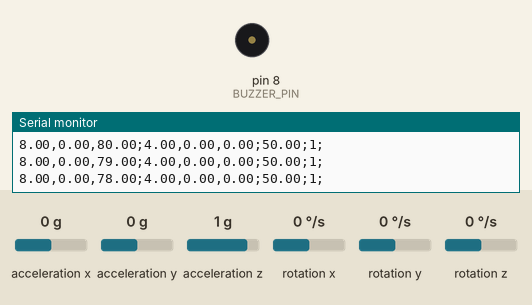
A sketch run on a simulated Arduino Uno, built with avr-gcc and run on an emulated ATmega328P. Parts: buzzer (waves = sounding), the last lines printed to the serial monitor. Inputs (shaded band) come from the test bench; at power-on: acceleration y 0 g, acceleration z 1 g, acceleration x 0 g, rotation x 0 °/s, rotation y 0 °/s, rotation z 0 °/s. Random numbers use the default seed unless the sketch sets one.

Above: at 1.2 s.
1.3 s: acceleration y set to -1.4 g
At 1.9 s:
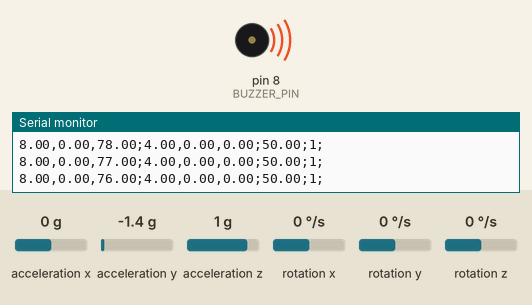
3.5 s: acceleration z set to 0 g
6.5 s: acceleration z set to -0.3 g
At 7.6 s:
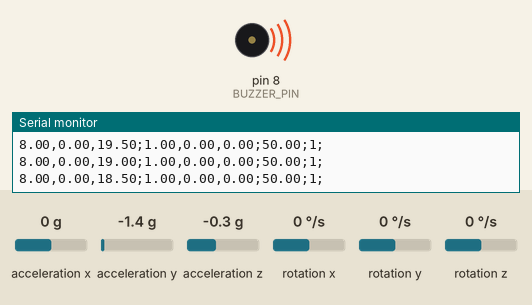
Timing chart, 0 to 15.5 s (numbered marks = the images above; inputs shaded):
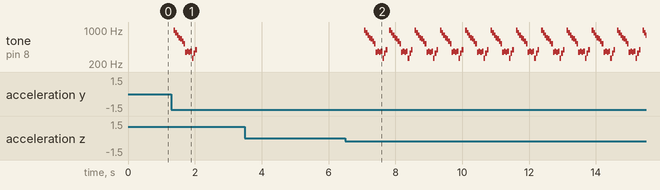

The sketch:

arduino_game_with_gestures.ino
```cpp
#include <Wire.h>
#include "I2Cdev.h"
#include "MPU6050.h"
#include "pitches.h"

//######### game constants BEGIN #############
const int MPU_addr=0x68;  // I2C address of the MPU-6050
#define BOARD_WIDTH 10
#define BOARD_HEIGHT 100
#define OBJECT_NUM 8
#define MIN_TIME_BETWEEN_SAME_GESTURES 2000
#define BUZZER_PIN 8
#define MAX_POINTS 100
#define TONE_DELAY 50
//######### game constants END #############

//######### gesture recognition constants BEGIN #############
//#if I2CDEV_IMPLEMENTATION == I2CDEV_ARDUINO_WIRE
//#include "Wire.h"
//#endif
// class default I2C address is 0x68
// specific I2C addresses may be passed as a parameter here
// AD0 low = 0x68 (default for InvenSense evaluation board)
// AD0 high = 0x69
MPU6050 accelgyro;
//MPU6050 accelgyro(0x69); // <-- use for AD0 high
int16_t ax, ay, az;
int16_t gx, gy, gz;

//float left_melody= NOTE_F4;
//float spacial_melody= NOTE_C6;
//float right_melody = NOTE_A4;
float good_melody []={NOTE_C4,NOTE_E4,NOTE_G4};
#define good_duration 300
#define bad_duration 150
#define special_duration 50
float bad_melody []={NOTE_F4,NOTE_FS4,NOTE_F4,NOTE_FS4};

float special_gest_melody[]={  NOTE_B5,NOTE_A5,NOTE_G5,NOTE_F5,NOTE_E5,NOTE_D5,NOTE_C5,};
//NOTE_B4,NOTE_A4,NOTE_G4,NOTE_F4,NOTE_E4,NOTE_D4,NOTE_C4};

#ifdef DEBUG
 #define DEBUG_PRINT(x)  Serial.print (x)
 #define DEBUG_PRINTLN(x)  Serial.println (x)
#else
 #define DEBUG_PRINT(x)
 #define DEBUG_PRINTLN(x)
#endif

#define USE_ACCEL 3
// #define USE_GYRO 3

// Leds pins
#define POINTS_FAC 10

uint16_t lastReport;

const int numReadings = 25;

#if defined(USE_ACCEL) && defined(USE_GYRO)
const int numAxis = USE_ACCEL + USE_GYRO;
const int AX = 0;
const int AY = 1;
const int AZ = 2;
const int GX = 3;
const int GY = 4;
const int GZ = 5;
#elif defined(USE_ACCEL)
const int numAxis = USE_ACCEL;
const int AX = 0;
const int AY = 1;
const int AZ = 2;
#elif defined(USE_GYRO)
const int numAxis = USE_GYRO;
const int GX = 0;
const int GY = 1;
const int GZ = 2;
#endif

int32_t readings[numAxis][numReadings];  // the reading history
int32_t readIndex[numAxis];              // the index of the current reading
int32_t total[numAxis];                  // the running total
int32_t average[numAxis];                // the average

boolean flat = false;
uint32_t flatStarted = 0;
uint32_t flatDuration = 0;
uint32_t flatLastEnded = 0;


const uint32_t Duration = 500;

// For right motion gesture identification
boolean verticalRight = false;
uint32_t verticalRightStarted = 0;
uint32_t verticalRightDuration = 0;
uint32_t verticalRightLastEnded = 0;
boolean glowingRight = false;


// For left motion gesture identification
boolean verticalLeft = false;
uint32_t verticalLeftStarted = 0;
uint32_t verticalLeftDuration = 0;
uint32_t verticalLeftLastEnded = 0;
boolean glowingLeft = false;


// For Special motion gesture identification
boolean verticalSpecial = false;
uint32_t verticalSpecialStarted = 0;
uint32_t verticalSpecialDuration = 0;
uint32_t verticalSpecialLastEnded = 0;
boolean glowingSpecial = false;

//######### gesture recognition constants END #############


//  ######### gesture recognition functions BEGIN #############
void checkFlat(){
    #ifdef USE_ACCEL
    // 17500 < average[AX] < 19000 && 5000 < average[AY] < 7000 && -6000 < average[AZ] < -4500
    boolean AX_in_range = -14700 < average[AX] && average[AX] < -14100;
    boolean AY_in_range = 4800 < average[AY] && average[AY] < 7000;
    boolean AZ_in_range = -5500 < average[AZ] && average[AZ] < -3500;
    if(AX_in_range && AY_in_range && AZ_in_range){
        if(!flat){
            flatStarted = millis();
        }
        flatLastEnded = millis();

        flatDuration = millis() - flatStarted;

        flat = true;
    } else {
        flat = false;
    }
    #endif
}


void checkRight(){
    #ifdef USE_ACCEL
    boolean AZ_in_range = -1900 < average[AZ];
    boolean AY_in_range = average[AY] < 6000;
    if( AZ_in_range && AY_in_range ){
        if(!verticalRight){ //
            verticalRightStarted = millis();
        }
        verticalRightLastEnded = millis();

        verticalRightDuration = millis() - verticalRightStarted;

        verticalRight = true;
    } else {
        verticalRight = false;
    }
    #endif
}

void checkLeft(){
    #ifdef USE_ACCEL
    boolean AZ_in_range = average[AZ] < -7000;
    boolean AY_in_range = average[AY] < 4600;
    if( AZ_in_range && AY_in_range ){
        if(!verticalLeft){
            verticalLeftStarted = millis();
        }
        verticalLeftLastEnded = millis();

        verticalLeftDuration = millis() - verticalLeftStarted;

        verticalLeft = true;
    } else {
        verticalLeft = false;
    }
    #endif
}

void checkSpecial(){
    #ifdef USE_ACCEL
    boolean AX_in_range = -12000 < average[AX];
    boolean AY_in_range = average[AY] < -1600 ;
    if(AX_in_range && AY_in_range ){
        if(!verticalSpecial){
            verticalSpecialStarted = millis();
        }
        verticalSpecialLastEnded = millis();

        verticalSpecialDuration = millis() - verticalSpecialStarted;

        verticalSpecial = true;
    } else {
        verticalSpecial = false;
    }
    #endif
}


boolean wasRightGest(){
    if(verticalRight && (verticalRightDuration < 10 || verticalRightDuration > MIN_TIME_BETWEEN_SAME_GESTURES)){
          // Sword of Omens, Give Me Sight Beyond Sight!MIN_TIME_BETWEEN_SAME_GESTURES
        return true;
    }
    return false;
}

boolean wasLeftGest(){
    if(verticalLeft && (verticalLeftDuration < 10 || verticalLeftDuration > MIN_TIME_BETWEEN_SAME_GESTURES)){
        // Sword of Omens, Give Me Sight Beyond Sight!_TIME_BETWEEN_SAME_GESTURES)){
        return true;
    }

    return false;
}

boolean wasSpecialGest(){
    if(verticalSpecial && (verticalSpecialDuration < 10 || verticalSpecialDuration > MIN_TIME_BETWEEN_SAME_GESTURES)){
        // Sword of Omens, Give Me Sight Beyond Sight!
        return true;
    }
    return false;
}


void smooth(int axis, int32_t val) {
    // pop and subtract the last reading:
    total[axis] -= readings[axis][readIndex[axis]];
    total[axis] += val;

    // add value to running total
    readings[axis][readIndex[axis]] = val;
    readIndex[axis]++;

    if(readIndex[axis] >= numReadings)
        readIndex[axis] = 0;

    // calculate the average:
    average[axis] = total[axis] / numReadings;
}
//  ######### gesture recognition END #############


float points = BOARD_HEIGHT/2;


// ########## Game classess ###########
class Point{
  public:
  float _x;
  float _y;
  float _z;
  Point(int x, int y, int z){
    this->_x = x;
    this->_y = 0;
    this->_z = z;
  }
  Point(){
    Point(0,0,0);
  }
  Point(int z){
    this->_x = random(1,BOARD_WIDTH-1);
    this->_y = 0;
    this->_z = z;
//    int x = random(1,BOARD_WIDTH-1);
//    int y = 0;
//    Point(x,y,z);
  }
};

class Shape{
  private:
  int idx_good_evil;
  public:
  Point base;
  int good_lvl;

  Shape(Point p){
    base = p;
//    idx_good_evil = (random(0,8));
    good_lvl = (random(0,OBJECT_NUM));//good_evil_vals[idx_good_evil];
  }
  void move(bool is_collision, bool is_good){
    if((base._z <=-4) && is_collision){
//      Serial.println("collision less -3");
      if (is_good){
        for(int thisNote=0;thisNote<3;thisNote++){
          tone(BUZZER_PIN, good_melody[thisNote],good_duration);
          delay(TONE_DELAY);
        }
        if (points<MAX_POINTS){
          points += POINTS_FAC;
        }
      }
      else{
        for(int thisNote=0;thisNote<4;thisNote++){
          tone(BUZZER_PIN, bad_melody[thisNote],bad_duration);
          delay(TONE_DELAY);
        }
        if (points > 0){
          points -= POINTS_FAC;
        }
      }
      good_lvl = (random(0,OBJECT_NUM));
      base._x = random(1,BOARD_WIDTH-1);
      base._z =BOARD_HEIGHT;
    }
    else if((base._z<=1)&&(!is_collision)){
//      Serial.print("no collision ");Serial.println(is_collision);

      good_lvl = (random(0,OBJECT_NUM));
      base._x = random(1,BOARD_WIDTH-1);
      base._z =BOARD_HEIGHT;
    }
    else{
      if (base._z >=(BOARD_HEIGHT*0.5)){
        base._z--;
      }

      else{
        base._z -=0.5;
      }

    }


  }
};

class Pad {
  public:
  Point base;
  Pad(Point p){
    base = p;
  }
  Pad(){
    Pad(Point());
  }
  void Move_left(){
    if(base._x < BOARD_WIDTH -1){
      base._x ++;
    }
  }
  void Move_right(){
    if(base._x > 1){
      base._x --;
    }
  }
  void randomize_loc(){
    int x=base._x;
    while(x==base._x){ //randomize to different value then current.
      x = random(1,BOARD_WIDTH-1);
    }
    base._x = x;
  }
};

// ########## Game classess - END ###########

// ##### initialization of the game #####
// divide the good_lvl to color - shape and randomize both to confuse the user. Use average to determine if it is good or bad.
int m = round(BOARD_WIDTH / 2);
Point middle = Point(m,0,0);
Pad pad = Pad(middle);


void setup() {
//  ######### gesture recognition setup BEGIN #############
  lastReport = millis();
  // join I2C bus (I2Cdev library doesn't do this automatically)
  #if I2CDEV_IMPLEMENTATION == I2CDEV_ARDUINO_WIRE
      Wire.begin();
  #elif I2CDEV_IMPLEMENTATION == I2CDEV_BUILTIN_FASTWIRE
      Fastwire::setup(400, true);
  #endif

  // initialize serial communication
  // (38400 chosen because it works as well at 8MHz as it does at 16MHz, but
  // it's really up to you depending on your project)
//  ######### gesture recognition END #############
  // put your setup code here, to run once:
  Serial.begin(9600);
//  ######### gesture recognition BEGIN #############
 // initialize device
  accelgyro.initialize();

  // supply your own gyro offsets here, scaled for min sensitivity
  accelgyro.setXGyroOffset(-1100);
  accelgyro.setYGyroOffset(271);
  accelgyro.setZGyroOffset(-60);
  accelgyro.setXAccelOffset(-2509);
  accelgyro.setYAccelOffset(-101);
  accelgyro.setZAccelOffset(925); // 1688 factory default for my test chip


  // configure Arduino BUZZER for
    pinMode(BUZZER_PIN, OUTPUT);


  // zero-fill all the arrays:
  for (int axis = 0; axis < numAxis; axis++) {
      readIndex[axis] = 0;
      total[axis] = 0;
      average[axis] = 0;
      for (int i = 0; i<numReadings; i++){
          readings[axis][i] = 0;
      }
  }
//  ######### gesture recognition setup END #############

//  ######### game setup BEGIN #############


//  ######### game setup END #############
}
bool is_collision =false;
bool is_good = true;
Shape s1=Shape(Point(BOARD_HEIGHT));

void loop() {
//  ######### gesture recognition BEGIN #############
  // read raw accel/gyro measurements from device
  accelgyro.getMotion6(&ax, &ay, &az, &gx, &gy, &gz);

  #ifdef USE_ACCEL
      smooth(AX, ax);
      smooth(AY, ay);
      smooth(AZ, az);
  #endif

  #ifdef USE_GYRO
      smooth(GX, gx);
      smooth(GY, gy);
      smooth(GZ, gz);
  #endif

  #ifdef OUTPUT_READABLE_ACCELGYRO
      reportAcccelGyro();
  #endif

  checkFlat();
  checkRight(); // returns verticalRight boolean True/False
  checkLeft(); // returns verticalLeft boolean True/False
  checkSpecial(); // returns verticalSpecial boolean True/ False


  // Now we will check all the terms for right/ left/ special gesture

  if(wasRightGest()){
//      tone(BUZZER_PIN,right_melody,Duration);
      pad.Move_right();
  }
  else if (wasLeftGest()){
//      tone(BUZZER_PIN,left_melody,Duration);
      pad.Move_left(); // here the movement to the left!!
  }
  else if (wasSpecialGest())
  {
//    tone(BUZZER_PIN,spacial_melody,Duration);
    for(int thisNote=0;thisNote<14;thisNote++){
      tone(BUZZER_PIN, special_gest_melody[thisNote],special_duration);
      delay(TONE_DELAY);
    }
    pad.randomize_loc();
  }
//  Serial.print(average[AX]), Serial.print(","), Serial.print(average[AY]), Serial.print(","), Serial.println(average[AZ]);
//  ######### gesture recognition END #############


  is_collision =false;
  if(((abs(s1.base._z - pad.base._z)<=1)&&(s1.base._x == pad.base._x))||(pad.base._z > s1.base._z)){
      // the shape reached the bottom
      // collision!
      is_collision =true;
      if(s1.good_lvl>=(OBJECT_NUM/2)) {
        //caught bad
        is_good = false;

      }
      else {
          // caught good
          is_good = true;
      }
    }

  s1.move(is_collision, is_good);
  Serial.print(s1.base._x);Serial.print(",");Serial.print(s1.base._y);Serial.print(",");Serial.print(s1.base._z);Serial.print(";");
  Serial.print(pad.base._x);Serial.print(",");Serial.print(pad.base._y);Serial.print(",");Serial.print(pad.base._z);Serial.print(";");
  Serial.print(points);Serial.print(";");
  Serial.print(s1.good_lvl);Serial.println(";");

  delay(50);
}
```

pitches.h
```cpp
/*************************************************
 * Public Constants
 *************************************************/

#define NOTE_B0  31
#define NOTE_C1  33
#define NOTE_CS1 35
#define NOTE_D1  37
#define NOTE_DS1 39
#define NOTE_E1  41
#define NOTE_F1  44
#define NOTE_FS1 46
#define NOTE_G1  49
#define NOTE_GS1 52
#define NOTE_A1  55
#define NOTE_AS1 58
#define NOTE_B1  62
#define NOTE_C2  65
#define NOTE_CS2 69
#define NOTE_D2  73
#define NOTE_DS2 78
#define NOTE_E2  82
#define NOTE_F2  87
#define NOTE_FS2 93
#define NOTE_G2  98
#define NOTE_GS2 104
#define NOTE_A2  110
#define NOTE_AS2 117
#define NOTE_B2  123
#define NOTE_C3  131
#define NOTE_CS3 139
#define NOTE_D3  147
#define NOTE_DS3 156
#define NOTE_E3  165
#define NOTE_F3  175
#define NOTE_FS3 185
#define NOTE_G3  196
#define NOTE_GS3 208
#define NOTE_A3  220
#define NOTE_AS3 233
#define NOTE_B3  247
#define NOTE_C4  262
#define NOTE_CS4 277
#define NOTE_D4  294
#define NOTE_DS4 311
#define NOTE_E4  330
#define NOTE_F4  349
#define NOTE_FS4 370
#define NOTE_G4  392
#define NOTE_GS4 415
#define NOTE_A4  440
#define NOTE_AS4 466
#define NOTE_B4  494
#define NOTE_C5  523
#define NOTE_CS5 554
#define NOTE_D5  587
#define NOTE_DS5 622
#define NOTE_E5  659
#define NOTE_F5  698
#define NOTE_FS5 740
#define NOTE_G5  784
#define NOTE_GS5 831
#define NOTE_A5  880
#define NOTE_AS5 932
#define NOTE_B5  988
#define NOTE_C6  1047
#define NOTE_CS6 1109
#define NOTE_D6  1175
#define NOTE_DS6 1245
#define NOTE_E6  1319
#define NOTE_F6  1397
#define NOTE_FS6 1480
#define NOTE_G6  1568
#define NOTE_GS6 1661
#define NOTE_A6  1760
#define NOTE_AS6 1865
#define NOTE_B6  1976
#define NOTE_C7  2093
#define NOTE_CS7 2217
#define NOTE_D7  2349
#define NOTE_DS7 2489
#define NOTE_E7  2637
#define NOTE_F7  2794
#define NOTE_FS7 2960
#define NOTE_G7  3136
#define NOTE_GS7 3322
#define NOTE_A7  3520
#define NOTE_AS7 3729
#define NOTE_B7  3951
#define NOTE_C8  4186
#define NOTE_CS8 4435
#define NOTE_D8  4699
#define NOTE_DS8 4978
```

Measured:
- after the input at 1.3 s, tone on pin 8 (BUZZER_PIN): plays 988 Hz for 0.05 s, 880 Hz for 0.05 s, 784 Hz for 0.05 s, 698 Hz for 0.05 s, 659 Hz for 0.05 s, 587 Hz for 0.05 s … (14 notes in this stretch), starting after 0.07 s
- after the input at 6.5 s, tone on pin 8 (BUZZER_PIN): silent → 988 Hz after 0.57 s, then repeats every 0.76 s: 880 Hz 0.05 s, 784 Hz 0.05 s, 698 Hz 0.05 s, 659 Hz 0.05 s, 587 Hz 0.05 s, 523 Hz 0.05 s, 2 × (349 Hz 0.05 s, 370 Hz 0.05 s), 262 Hz 0.05 s, 330 Hz 0.05 s, 392 Hz 0.05 s, silent 0.06 s, 988 Hz 0.05 s
